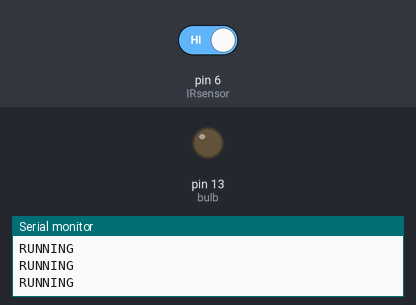
A sketch run on a simulated Arduino Uno, built with avr-gcc and run on an emulated ATmega328P. On the bench: output pins drawn as LEDs (lit = HIGH), the last lines printed to the serial monitor. Inputs (shaded band) come from the test bench; at power-on: pin 6 (IRsensor) HIGH.

Above: at 1.4 s.
1.5 s: pin 6 (IRsensor) driven LOW
At 2.0 s:
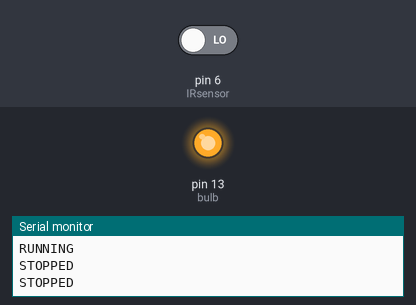
3.0 s: pin 6 (IRsensor) driven HIGH
At 4.4 s:
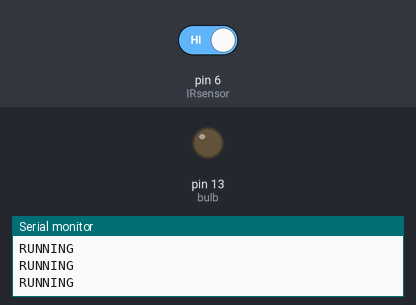
Timing chart, 0 to 6.0 s (numbered marks = the images above; inputs shaded):
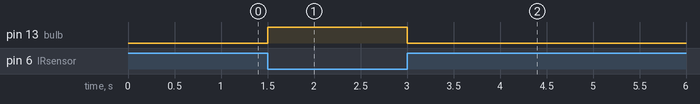

The sketch:

IR_sensor.ino
```cpp
int IRsensor = 6;
int bulb = 13;
int Obstacle = HIGH;
void setup()
{
  Serial.begin(9600);
  pinMode(IRsensor, INPUT);
  pinMode(bulb, OUTPUT);
}

void loop()
{
  Obstacle=digitalRead(IRsensor);

  if (Obstacle == LOW)
  {Serial.println("STOPPED");
  digitalWrite(bulb, HIGH);
  }
  else
  {
    Serial.println("RUNNING");
    digitalWrite(bulb, LOW);

  }
  delay(300);
}
```

Measured:
- after the input at 1.5 s, pin 13 (bulb): LOW → HIGH at once
- after the input at 3.0 s, pin 13 (bulb): HIGH → LOW at once
